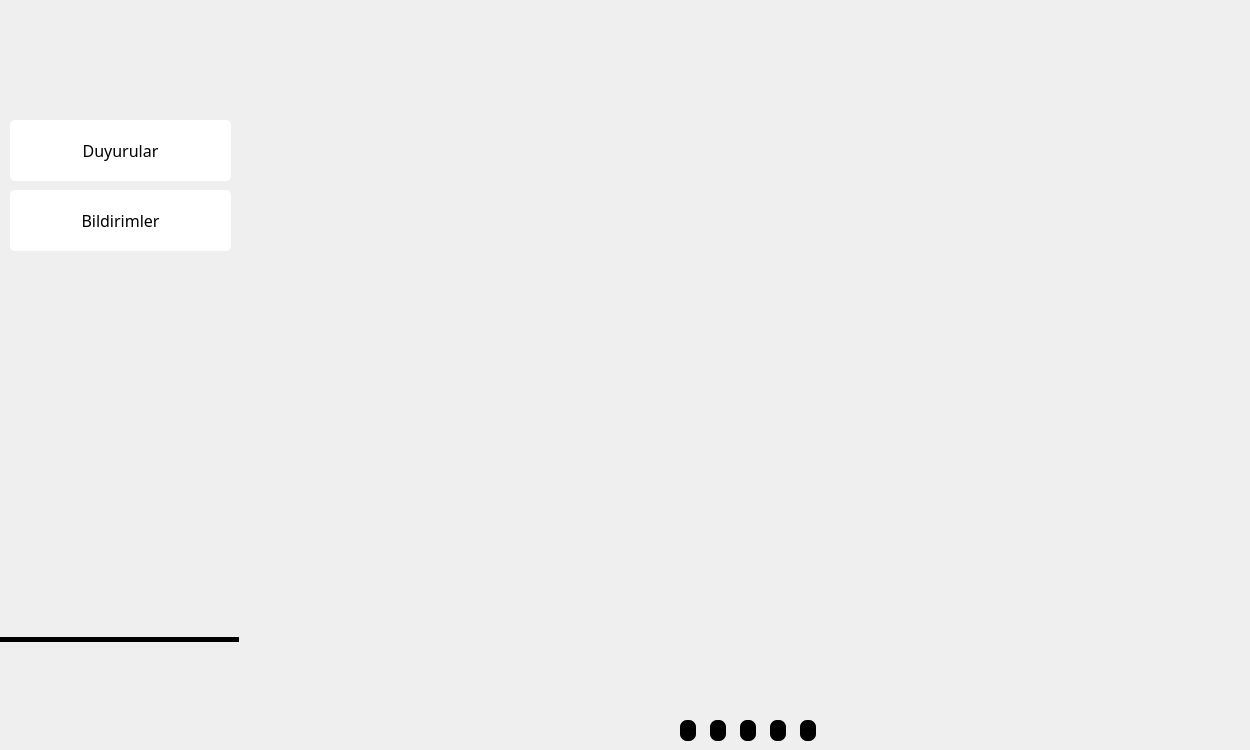
<?xml version="1.0" encoding="UTF-8"?>
<ui version="4.0">
 <class>MainWindow</class>
 <widget class="QMainWindow" name="MainWindow">
  <property name="geometry">
   <rect>
    <x>0</x>
    <y>0</y>
    <width>1250</width>
    <height>750</height>
   </rect>
  </property>
  <property name="windowTitle">
   <string>MainWindow</string>
  </property>
  <widget class="QWidget" name="centralwidget">
   <widget class="QLabel" name="lbl_background">
    <property name="geometry">
     <rect>
      <x>0</x>
      <y>0</y>
      <width>1250</width>
      <height>750</height>
     </rect>
    </property>
    <property name="styleSheet">
     <string notr="true">background-image: url(:/images/background.png);</string>
    </property>
    <property name="text">
     <string/>
    </property>
   </widget>
   <widget class="QPushButton" name="btn_quit">
    <property name="geometry">
     <rect>
      <x>1210</x>
      <y>10</y>
      <width>30</width>
      <height>30</height>
     </rect>
    </property>
    <property name="font">
     <font>
      <family>Arial</family>
      <pointsize>12</pointsize>
      <weight>75</weight>
      <bold>true</bold>
     </font>
    </property>
    <property name="styleSheet">
     <string notr="true">QPushButton#btn_quit{	
	background-color: transparent;
	color: rgb(0, 0, 0);
	border-radius:5px;
}
QPushButton#btn_quit:hover{	
	background-color: qlineargradient(spread:pad, x1:0, y1:0.505682, x2:1, y2:0.477, stop:0 rgb(255, 65, 65), stop:1  rgb(255, 65, 65));
}
QPushButton#btn_quit:pressed{
	padding-left:2px;
	padding-top:2px;	
	background-color: rgb(255, 65, 65);
}</string>
    </property>
    <property name="text">
     <string/>
    </property>
    <property name="icon">
     <iconset resource="res.qrc">
      <normaloff>:/icons/feather/x.svg</normaloff>:/icons/feather/x.svg</iconset>
    </property>
    <property name="iconSize">
     <size>
      <width>25</width>
      <height>25</height>
     </size>
    </property>
   </widget>
   <widget class="QPushButton" name="btn_hide">
    <property name="geometry">
     <rect>
      <x>1180</x>
      <y>10</y>
      <width>30</width>
      <height>30</height>
     </rect>
    </property>
    <property name="font">
     <font>
      <family>Arial</family>
      <pointsize>12</pointsize>
      <weight>75</weight>
      <bold>true</bold>
     </font>
    </property>
    <property name="styleSheet">
     <string notr="true">QPushButton#btn_hide{	
	background-color: transparent;
	color: rgb(0, 0, 0);
	border-radius:5px;
}
QPushButton#btn_hide:hover{	
	background-color: qlineargradient(spread:pad, x1:0, y1:0.505682, x2:1, y2:0.477, stop:0 rgb(255, 65, 65), stop:1  rgb(255, 65, 65));
}
QPushButton#btn_hide:pressed{
	padding-left:2px;
	padding-top:2px;	
	background-color: rgb(255, 65, 65);
}</string>
    </property>
    <property name="text">
     <string/>
    </property>
    <property name="icon">
     <iconset resource="res.qrc">
      <normaloff>:/icons/feather/minus.svg</normaloff>:/icons/feather/minus.svg</iconset>
    </property>
    <property name="iconSize">
     <size>
      <width>25</width>
      <height>25</height>
     </size>
    </property>
   </widget>
   <widget class="QPushButton" name="btn_settings">
    <property name="geometry">
     <rect>
      <x>170</x>
      <y>696</y>
      <width>50</width>
      <height>50</height>
     </rect>
    </property>
    <property name="styleSheet">
     <string notr="true">QPushButton#btn_settings {	
	background-color: transparent;
	color: rgb(0, 0, 0);
	border-radius:5px;
}
QPushButton#btn_settings:hover{	
	background-color: qlineargradient(spread:pad, x1:0, y1:0.505682, x2:1, y2:0.477, stop:0 rgb(255, 255, 255), stop:1  rgb(255, 255, 255));
}
QPushButton#btn_settings:pressed{
	padding-left:2px;
	padding-top:2px;	
	background-color: rgb(255, 255, 255);
}
</string>
    </property>
    <property name="text">
     <string/>
    </property>
    <property name="icon">
     <iconset resource="res.qrc">
      <normaloff>:/icons/feather/settings.svg</normaloff>:/icons/feather/settings.svg</iconset>
    </property>
    <property name="iconSize">
     <size>
      <width>30</width>
      <height>50</height>
     </size>
    </property>
   </widget>
   <widget class="QPushButton" name="btn_twitch">
    <property name="geometry">
     <rect>
      <x>120</x>
      <y>696</y>
      <width>50</width>
      <height>50</height>
     </rect>
    </property>
    <property name="styleSheet">
     <string notr="true">QPushButton#btn_twitch{	
	background-color: transparent;
	color: rgb(0, 0, 0);
	border-radius:5px;
}
QPushButton#btn_twitch:hover{	
	background-color: qlineargradient(spread:pad, x1:0, y1:0.505682, x2:1, y2:0.477, stop:0 rgb(255, 255, 255), stop:1  rgb(255, 255, 255));
}
QPushButton#btn_twitch:pressed{
	padding-left:2px;
	padding-top:2px;	
	background-color: rgb(255, 255, 255);
}</string>
    </property>
    <property name="text">
     <string/>
    </property>
    <property name="icon">
     <iconset resource="res.qrc">
      <normaloff>:/icons/feather/twitch.svg</normaloff>:/icons/feather/twitch.svg</iconset>
    </property>
    <property name="iconSize">
     <size>
      <width>30</width>
      <height>40</height>
     </size>
    </property>
   </widget>
   <widget class="QPushButton" name="btn_twitter">
    <property name="geometry">
     <rect>
      <x>70</x>
      <y>696</y>
      <width>50</width>
      <height>50</height>
     </rect>
    </property>
    <property name="styleSheet">
     <string notr="true">QPushButton#btn_twitter{	
	background-color: transparent;
	color: rgb(0, 0, 0);
	border-radius:5px;
}
QPushButton#btn_twitter:hover{	
	background-color: qlineargradient(spread:pad, x1:0, y1:0.505682, x2:1, y2:0.477, stop:0 rgb(255, 255, 255), stop:1  rgb(255, 255, 255));
}
QPushButton#btn_twitter:pressed{
	padding-left:2px;
	padding-top:2px;	
	background-color: rgb(255, 255, 255);
}</string>
    </property>
    <property name="text">
     <string/>
    </property>
    <property name="icon">
     <iconset resource="res.qrc">
      <normaloff>:/icons/feather/twitter.svg</normaloff>:/icons/feather/twitter.svg</iconset>
    </property>
    <property name="iconSize">
     <size>
      <width>30</width>
      <height>50</height>
     </size>
    </property>
   </widget>
   <widget class="QPushButton" name="btn_youtube">
    <property name="geometry">
     <rect>
      <x>20</x>
      <y>696</y>
      <width>50</width>
      <height>50</height>
     </rect>
    </property>
    <property name="styleSheet">
     <string notr="true">QPushButton#btn_youtube{	
	background-color: transparent;
	color: rgb(0, 0, 0);
	border-radius:5px;
}
QPushButton#btn_youtube:hover{	
	background-color: qlineargradient(spread:pad, x1:0, y1:0.505682, x2:1, y2:0.477, stop:0 rgb(255, 255, 255), stop:1  rgb(255, 255, 255));
}
QPushButton#btn_youtube:pressed{
	padding-left:2px;
	padding-top:2px;	
	background-color: rgb(255, 255, 255);
}</string>
    </property>
    <property name="text">
     <string/>
    </property>
    <property name="icon">
     <iconset resource="res.qrc">
      <normaloff>:/icons/feather/youtube.svg</normaloff>:/icons/feather/youtube.svg</iconset>
    </property>
    <property name="iconSize">
     <size>
      <width>30</width>
      <height>50</height>
     </size>
    </property>
   </widget>
   <widget class="QPushButton" name="btn_announcements">
    <property name="geometry">
     <rect>
      <x>10</x>
      <y>120</y>
      <width>221</width>
      <height>61</height>
     </rect>
    </property>
    <property name="font">
     <font>
      <family>Bahnschrift</family>
      <pointsize>12</pointsize>
     </font>
    </property>
    <property name="styleSheet">
     <string notr="true">QPushButton#btn_announcements {	
	background-color: rgb(255, 255, 255);
	color: rgb(0, 0, 0);
	border-radius:5px;
}
QPushButton#btn_announcements:hover{	
	color: rgb(255,255,255);
	background-color: qlineargradient(spread:pad, x1:0, y1:0.505682, x2:1, y2:0.477, stop:0 rgb(0,0,0));
}
QPushButton#btn_announcements:pressed{
	padding-left:2px;
	padding-top:2px;	
	background-color: rgb(0,0,0);
}</string>
    </property>
    <property name="text">
     <string>Duyurular</string>
    </property>
   </widget>
   <widget class="QPushButton" name="btn_instagram">
    <property name="geometry">
     <rect>
      <x>170</x>
      <y>646</y>
      <width>50</width>
      <height>50</height>
     </rect>
    </property>
    <property name="styleSheet">
     <string notr="true">QPushButton#btn_instagram {	
	background-color: transparent;
	color: rgb(0, 0, 0);
	border-radius:5px;
}
QPushButton#btn_instagram:hover{	
	background-color: qlineargradient(spread:pad, x1:0, y1:0.505682, x2:1, y2:0.477, stop:0 rgb(255, 255, 255), stop:1  rgb(255, 255, 255));
}
QPushButton#btn_instagram:pressed{
	padding-left:2px;
	padding-top:2px;	
	background-color: rgb(255, 255, 255);
}
</string>
    </property>
    <property name="text">
     <string/>
    </property>
    <property name="icon">
     <iconset resource="res.qrc">
      <normaloff>:/icons/feather/instagram.svg</normaloff>:/icons/feather/instagram.svg</iconset>
    </property>
    <property name="iconSize">
     <size>
      <width>30</width>
      <height>50</height>
     </size>
    </property>
   </widget>
   <widget class="QPushButton" name="btn_facebook">
    <property name="geometry">
     <rect>
      <x>120</x>
      <y>646</y>
      <width>50</width>
      <height>50</height>
     </rect>
    </property>
    <property name="styleSheet">
     <string notr="true">QPushButton#btn_facebook{
	background-color: transparent;
	color: rgb(0, 0, 0);
	border-radius:5px;
}
QPushButton#btn_facebook:hover{	
	background-color: qlineargradient(spread:pad, x1:0, y1:0.505682, x2:1, y2:0.477, stop:0 rgb(255, 255, 255), stop:1  rgb(255, 255, 255));
}
QPushButton#btn_facebook:pressed{
	padding-left:2px;
	padding-top:2px;	
	background-color: rgb(255, 255, 255);
}
</string>
    </property>
    <property name="text">
     <string/>
    </property>
    <property name="icon">
     <iconset resource="res.qrc">
      <normaloff>:/icons/feather/facebook.svg</normaloff>:/icons/feather/facebook.svg</iconset>
    </property>
    <property name="iconSize">
     <size>
      <width>30</width>
      <height>50</height>
     </size>
    </property>
   </widget>
   <widget class="QPushButton" name="btn_sponsor">
    <property name="geometry">
     <rect>
      <x>70</x>
      <y>646</y>
      <width>50</width>
      <height>50</height>
     </rect>
    </property>
    <property name="styleSheet">
     <string notr="true">QPushButton#btn_sponsor{
	background-color: transparent;
	color: rgb(0, 0, 0);
	border-radius:5px;
}
QPushButton#btn_sponsor:hover{	
	background-color: qlineargradient(spread:pad, x1:0, y1:0.505682, x2:1, y2:0.477, stop:0 rgb(255, 255, 255), stop:1  rgb(255, 255, 255));
}
QPushButton#btn_sponsor:pressed{
	padding-left:2px;
	padding-top:2px;	
	background-color: rgb(255, 255, 255);
}

	
</string>
    </property>
    <property name="text">
     <string/>
    </property>
    <property name="icon">
     <iconset resource="res.qrc">
      <normaloff>:/icons/feather/beard.png</normaloff>:/icons/feather/beard.png</iconset>
    </property>
    <property name="iconSize">
     <size>
      <width>30</width>
      <height>50</height>
     </size>
    </property>
   </widget>
   <widget class="QPushButton" name="btn_discord">
    <property name="geometry">
     <rect>
      <x>20</x>
      <y>646</y>
      <width>50</width>
      <height>50</height>
     </rect>
    </property>
    <property name="styleSheet">
     <string notr="true">QPushButton#btn_discord{
	background-color: transparent;
	color: rgb(0, 0, 0);
	border-radius:5px;
}
QPushButton#btn_discord:hover{	
	background-color: qlineargradient(spread:pad, x1:0, y1:0.505682, x2:1, y2:0.477, stop:0 rgb(255, 255, 255), stop:1  rgb(255, 255, 255));
}
QPushButton#btn_discord:pressed{
	padding-left:2px;
	padding-top:2px;	
	background-color: rgb(255, 255, 255);
}
</string>
    </property>
    <property name="text">
     <string/>
    </property>
    <property name="icon">
     <iconset resource="res.qrc">
      <normaloff>:/icons/feather/discord.png</normaloff>:/icons/feather/discord.png</iconset>
    </property>
    <property name="iconSize">
     <size>
      <width>70</width>
      <height>60</height>
     </size>
    </property>
   </widget>
   <widget class="QLabel" name="lbl_color_2">
    <property name="geometry">
     <rect>
      <x>0</x>
      <y>637</y>
      <width>239</width>
      <height>5</height>
     </rect>
    </property>
    <property name="styleSheet">
     <string notr="true">
background-color: rgb(0, 0, 0);</string>
    </property>
    <property name="text">
     <string/>
    </property>
   </widget>
   <widget class="QPushButton" name="btn_pictures_1">
    <property name="geometry">
     <rect>
      <x>680</x>
      <y>720</y>
      <width>16</width>
      <height>21</height>
     </rect>
    </property>
    <property name="styleSheet">
     <string notr="true">QPushButton#btn_pictures_1{
	background-color: rgb(0, 0, 0);
	color: rgb(0, 0, 0);
	border-radius:7px;
}
QPushButton#btn_pictures_1:hover{	
	background-color: qlineargradient(spread:pad, x1:0, y1:0.505682, x2:1, y2:0.477, stop:0 rgb(0, 0, 0), stop:1  rgb(0, 0, 0));
}
QPushButton#btn_pictures_1:pressed{
	padding-left:2px;
	padding-top:2px;	
	background-color: rgb(255,255,255);
}</string>
    </property>
    <property name="text">
     <string/>
    </property>
    <property name="iconSize">
     <size>
      <width>30</width>
      <height>30</height>
     </size>
    </property>
   </widget>
   <widget class="QLabel" name="lbl_pictures">
    <property name="geometry">
     <rect>
      <x>260</x>
      <y>50</y>
      <width>980</width>
      <height>660</height>
     </rect>
    </property>
    <property name="text">
     <string/>
    </property>
    <property name="alignment">
     <set>Qt::AlignCenter</set>
    </property>
   </widget>
   <widget class="QPushButton" name="btn_pictures_2">
    <property name="geometry">
     <rect>
      <x>710</x>
      <y>720</y>
      <width>16</width>
      <height>21</height>
     </rect>
    </property>
    <property name="styleSheet">
     <string notr="true">QPushButton#btn_pictures_2{
	background-color: rgb(0, 0, 0);
	color: rgb(0, 0, 0);
	border-radius:7px;
}
QPushButton#btn_pictures_2:hover{	
	background-color: qlineargradient(spread:pad, x1:0, y1:0.505682, x2:1, y2:0.477, stop:0 rgb(0, 0, 0), stop:1  rgb(0, 0, 0));
}
QPushButton#btn_pictures_2:pressed{
	padding-left:2px;
	padding-top:2px;	
	background-color: rgb(255,255,255);
}</string>
    </property>
    <property name="text">
     <string/>
    </property>
    <property name="iconSize">
     <size>
      <width>30</width>
      <height>30</height>
     </size>
    </property>
   </widget>
   <widget class="QPushButton" name="btn_pictures_3">
    <property name="geometry">
     <rect>
      <x>740</x>
      <y>720</y>
      <width>16</width>
      <height>21</height>
     </rect>
    </property>
    <property name="styleSheet">
     <string notr="true">QPushButton#btn_pictures_3{
	background-color: rgb(0, 0, 0);
	color: rgb(0, 0, 0);
	border-radius:7px;
}
QPushButton#btn_pictures_3:hover{	
	background-color: qlineargradient(spread:pad, x1:0, y1:0.505682, x2:1, y2:0.477, stop:0 rgb(0, 0, 0), stop:1  rgb(0, 0, 0));
}
QPushButton#btn_pictures_3:pressed{
	padding-left:2px;
	padding-top:2px;	
	background-color: rgb(255,255,255);
}</string>
    </property>
    <property name="text">
     <string/>
    </property>
    <property name="iconSize">
     <size>
      <width>30</width>
      <height>30</height>
     </size>
    </property>
   </widget>
   <widget class="QPushButton" name="btn_pictures_4">
    <property name="geometry">
     <rect>
      <x>770</x>
      <y>720</y>
      <width>16</width>
      <height>21</height>
     </rect>
    </property>
    <property name="styleSheet">
     <string notr="true">QPushButton#btn_pictures_4{
	background-color: rgb(0, 0, 0);
	color: rgb(0, 0, 0);
	border-radius:7px;
}
QPushButton#btn_pictures_4:hover{	
	background-color: qlineargradient(spread:pad, x1:0, y1:0.505682, x2:1, y2:0.477, stop:0 rgb(0, 0, 0), stop:1  rgb(0, 0, 0));
}
QPushButton#btn_pictures_4:pressed{
	padding-left:2px;
	padding-top:2px;	
	background-color: rgb(255,255,255);
}</string>
    </property>
    <property name="text">
     <string/>
    </property>
    <property name="iconSize">
     <size>
      <width>30</width>
      <height>30</height>
     </size>
    </property>
   </widget>
   <widget class="QPushButton" name="btn_pictures_5">
    <property name="geometry">
     <rect>
      <x>800</x>
      <y>720</y>
      <width>16</width>
      <height>21</height>
     </rect>
    </property>
    <property name="styleSheet">
     <string notr="true">QPushButton#btn_pictures_5{
	background-color: rgb(0, 0, 0);
	color: rgb(0, 0, 0);
	border-radius:7px;
}
QPushButton#btn_pictures_5:hover{	
	background-color: qlineargradient(spread:pad, x1:0, y1:0.505682, x2:1, y2:0.477, stop:0 rgb(0, 0, 0), stop:1  rgb(0, 0, 0));
}
QPushButton#btn_pictures_5:pressed{
	padding-left:2px;
	padding-top:2px;	
	background-color: rgb(255,255,255);
}</string>
    </property>
    <property name="text">
     <string/>
    </property>
    <property name="iconSize">
     <size>
      <width>30</width>
      <height>30</height>
     </size>
    </property>
   </widget>
   <widget class="QPushButton" name="btn_notifications">
    <property name="geometry">
     <rect>
      <x>10</x>
      <y>190</y>
      <width>221</width>
      <height>61</height>
     </rect>
    </property>
    <property name="font">
     <font>
      <family>Bahnschrift</family>
      <pointsize>12</pointsize>
     </font>
    </property>
    <property name="styleSheet">
     <string notr="true">QPushButton#btn_notifications{	
	background-color: rgb(255, 255, 255);
	color: rgb(0, 0, 0);
	border-radius:5px;
}
QPushButton#btn_notifications:hover{	
	color: rgb(255,255,255);
	background-color: qlineargradient(spread:pad, x1:0, y1:0.505682, x2:1, y2:0.477, stop:0 rgb(0,0,0));
}
QPushButton#btn_notifications:pressed{
	padding-left:2px;
	padding-top:2px;	
	background-color: rgb(0,0,0);
}</string>
    </property>
    <property name="text">
     <string>Bildirimler</string>
    </property>
   </widget>
  </widget>
 </widget>
 <resources>
  <include location="res.qrc"/>
 </resources>
 <connections/>
</ui>
